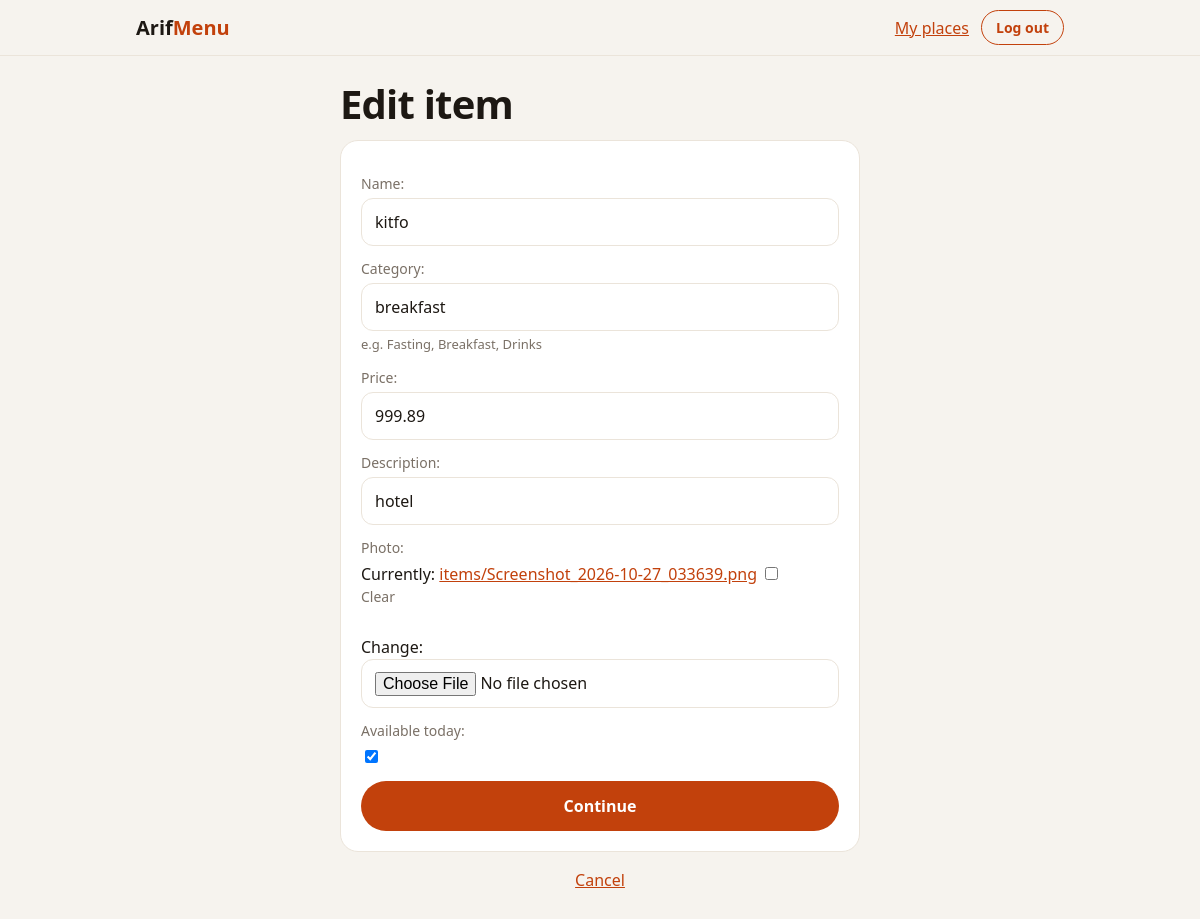
Screenshot of /dashboard/estifanos/item/1/ (signed in) with the database file from the repository.
### core/models.py (models this page shows, shortened)
class MenuItem(models.Model):
    place = models.ForeignKey(Place, related_name="items", on_delete=models.CASCADE)
    name = models.CharField(max_length=150)
    category = models.CharField(max_length=80, help_text="e.g. Fasting, Breakfast, Drinks")
    price = models.DecimalField(max_digits=8, decimal_places=2)
    description = models.CharField(max_length=200, blank=True)
    photo = models.ImageField(upload_to="items/", blank=True)
    is_available = models.BooleanField(default=True, verbose_name="Available today")
    class Meta:
        ordering = ["category", "name"]

### core/views.py (the view)
# urls.py: path("dashboard/<slug:slug>/item/<int:pk>/", v.item_edit, name="item_edit"),
@login_required
def item_edit(request, slug, pk=None):
    place = _own(request, slug)
    item = get_object_or_404(MenuItem, pk=pk, place=place) if pk else None
    form = ItemForm(request.POST or None, request.FILES or None, instance=item)
    if request.method == "POST" and form.is_valid():
        obj = form.save(commit=False)
        obj.place = place
        obj.save()
        return redirect("manage_place", slug=place.slug)
    return render(request, "form.html", {"form": form, "title": "Edit item" if item else "Add menu item"})

### core/forms.py
class ItemForm(forms.ModelForm):
    class Meta:
        model = MenuItem
        fields = ["name", "category", "price", "description", "photo", "is_available"]

### core/views.py (called while the page is built)
def _own(request, slug):
    if request.user.is_staff:
        return get_object_or_404(Place, slug=slug)
    return get_object_or_404(Place, slug=slug, owner=request.user)

### core/templates/form.html
{% extends "base.html" %}
{% block content %}<div style="max-width:520px;margin:10px auto"><h1>{{ title }}</h1>
<form method="post" enctype="multipart/form-data" class="card" style="padding:20px">{% csrf_token %}{{ form.as_p }}
<button style="width:100%;padding:13px">Continue</button></form>
<p style="text-align:center"><a href="{% url 'dashboard' %}">Cancel</a></p></div>{% endblock %}

### core/templates/base.html (style rules this page uses)
:root { --bg:#f6f3ee;--fg:#1d1813;--card:#fff;--mut:#7a7066;--ac:#c2410c;--ac2:#fb923c;--bd:#ebe4da;--r:18px }
* { box-sizing:border-box }
html { scroll-behavior:smooth }
body { margin:0;font:16px/1.5 system-ui,-apple-system,"Segoe UI",sans-serif;background:var(--bg);color:var(--fg);padding-bottom:72px }
a { color:var(--ac) }
h1 { font-size:clamp(26px,6vw,40px);line-height:1.1;margin:8px 0 14px;letter-spacing:-.02em }
.card { background:var(--card);border:1px solid var(--bd);border-radius:var(--r);padding:14px;margin:10px 0 }
.btn,button { font:inherit;font-weight:600;background:var(--ac);color:#fff;border:0;border-radius:999px;padding:9px 18px;cursor:pointer;text-decoration:none;display:inline-block }
input,select,textarea { font:inherit;padding:11px 13px;border-radius:12px;border:1px solid var(--bd);background:var(--card);color:var(--fg);max-width:100% }
form p { margin:12px 0 }
form label { display:block;font-size:14px;color:var(--mut);margin-bottom:4px }
form input,form textarea,form select { width:100% }
form input[type=checkbox] { width:auto }
.helptext,.errorlist { font-size:13px;color:var(--mut) }
@media (min-width:760px) { body { padding-bottom:0 } }

### rows the page displays
MenuItem: name "kitfo", category "breakfast", price "999.89", description "hotel", is_available "☑"

### other values shown
{{ title }} "Edit item"
